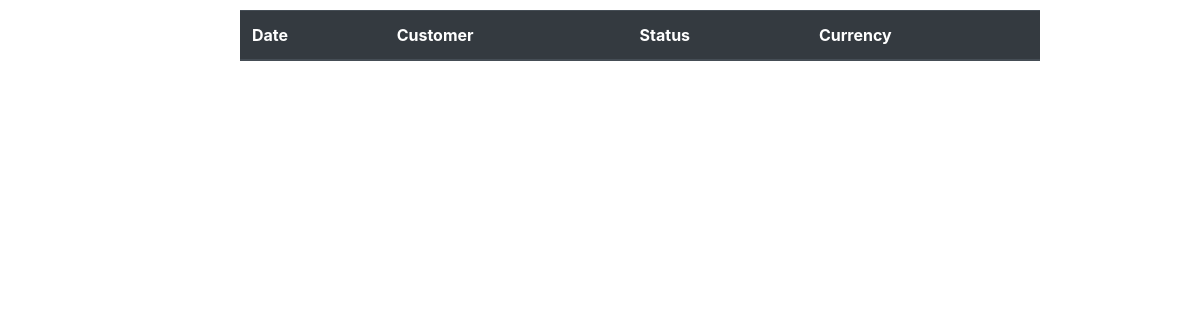
The page /walletapp/wallets/ on the database as committed earlier.
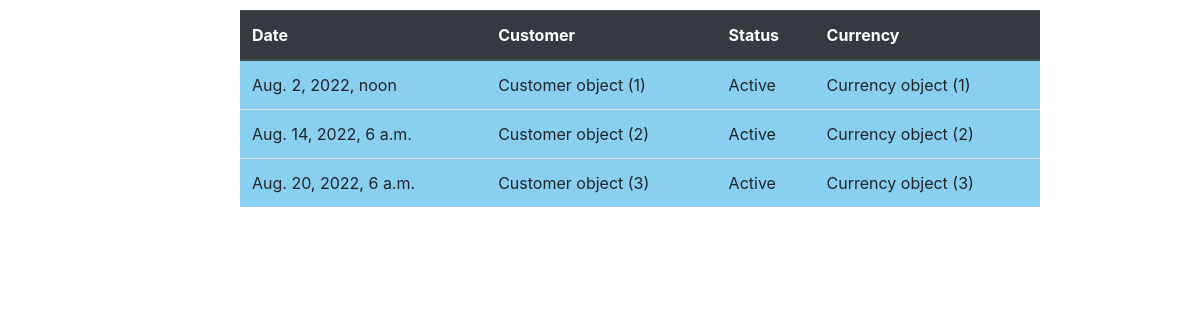
The same page on the database as committed later.
### walletapp/models.py (models this page shows)
class Wallet(models.Model):
    balance = models.IntegerField()
    customer = models.ForeignKey("Customer",on_delete=models.CASCADE,related_name='Wallet_customer')
    amount  = models.IntegerField()
    date_created = models.DateTimeField()
    status = models.CharField(max_length=15)
    currency = models.ForeignKey("Currency",on_delete=models.CASCADE,related_name='Wallet_currency')
    history = models.DateTimeField()
    pin = models.IntegerField()

class Customer(models.Model):
    first_name=models.CharField(max_length=20)
    last_name=models.CharField(max_length=20)
    address=models.CharField(max_length=20)
    email=models.EmailField(max_length=254)
    phone_number=models.CharField(max_length=13)
    gender=models.CharField(max_length=10)
    age=models.PositiveSmallIntegerField()

class Currency(models.Model):
    country= models.CharField(max_length=30)
    symbol= models.CharField(max_length=5)
    amount= models.BigIntegerField()

### walletapp/views.py (the view)
# urls.py: path('wallets/', views.list_wallets, name="wallets_list"),
def list_wallets(request):
    wallets = models.Wallet.objects.all()
    return render(request, "wallets_list.html", {'wallets': wallets})

### walletapp/templates/wallets_list.html (shortened to what this page needs)
<!DOCTYPE html>
<html lang="en">
<head>
    <link rel="stylesheet" href="https://cdn.jsdelivr.net/npm/bootstrap@4.3.1/dist/css/bootstrap.min.css">
</head>
<body>
    <table class="table" style="width: 50rem; margin-top:10px;margin-left: 20%; padding:2% 5%; background-color:#88CFF0;">
        <thead class="thead-dark">        <tr>
            <th>Date</th>
            <th>Customer</th>
            <th>Status</th>
            <th>Currency</th>
        </tr>
        </thead>
        <tr>
            {%for wallet in wallets%}
            <td>{{wallet.date_created}}</td>
            <td>{{wallet.customer}}</td>
            <td>{{wallet.status}}</td>
            <td>{{wallet.currency}}</td>
        </tr>
        {% endfor %}
    </table>
</body>
</html>

Rows that differ between the two databases and show on the page:
added Wallet: date_created "Aug. 2, 2022, noon", customer "Customer object (1)", status "Active", currency "Currency object (1)"
added Wallet: date_created "Aug. 14, 2022, 6 a.m.", customer "Customer object (2)", status "Active", currency "Currency object (2)"
added Wallet: date_created "Aug. 20, 2022, 6 a.m.", customer "Customer object (3)", status "Active", currency "Currency object (3)"
